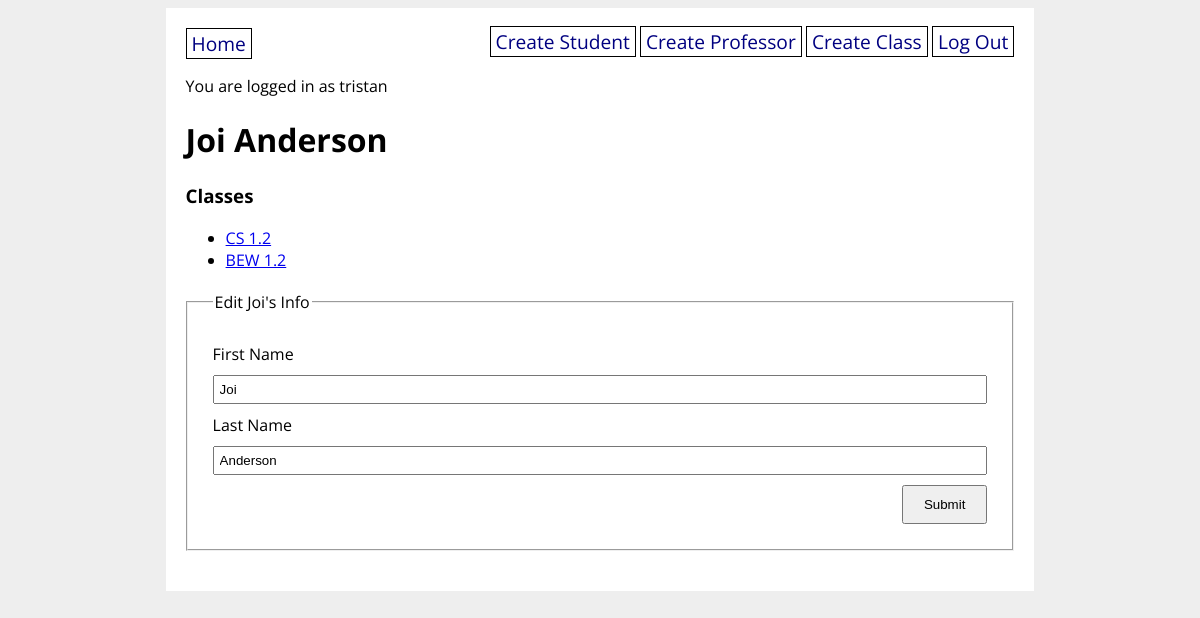
/professor/1 (signed in), run on the app's committed database.
### students_app/models.py (models this page shows, shortened)
class User(UserMixin, db.Model):
    id = db.Column(db.Integer, primary_key=True)
    username = db.Column(db.String(80), nullable=False, unique=True)
    password = db.Column(db.String(200), nullable=False)

class Professor(db.Model):
    id = db.Column(db.Integer, primary_key=True)
    first_name = db.Column(db.String(80), nullable=False)
    last_name = db.Column(db.String(80), nullable=False)
    classes = db.relationship('Class', back_populates='professor')

class Class(db.Model):
    id = db.Column(db.Integer, primary_key=True)
    title = db.Column(db.String(80), nullable=False)
    professor_id = db.Column(db.Integer, db.ForeignKey('professor.id'), nullable=False)
    professor = db.relationship('Professor', back_populates='classes')
    students = db.relationship('Student', secondary='student_class', back_populates='classes')
    def __repr__(self):
        return f'{self.title}'

### students_app/main/routes.py (the view)
@main.route('/professor/<professor_id>', methods=['GET', 'POST'])
@login_required
def professor_detail(professor_id):
    professor = Professor.query.get(professor_id)
    form = ProfessorForm(obj=professor)
    print(professor.classes)
    if form.validate_on_submit():
        professor.first_name = form.first_name.data
        professor.last_name = form.last_name.data
        db.session.commit()
        flash('New professor was updated successfully.')
        return redirect(url_for('main.professor_detail', professor_id=professor_id))
    return render_template('professor_detail.html', professor=professor, form=form)

### students_app/main/forms.py
class ProfessorForm(FlaskForm):
    first_name = StringField('First Name', validators=[DataRequired(), Length(min=3, max=80)])
    last_name = StringField('Last Name', validators=[DataRequired(), Length(min=3, max=80)])
    submit = SubmitField('Submit')

### students_app/__init__.py (called while the page is built)
@login_manager.user_loader
def load_user(user_id):
    return User.query.get(user_id)

### students_app/templates/professor_detail.html (shortened to what this page needs)
{% extends 'base.html' %} {% block content %}
<h1>{{ professor.first_name }} {{ professor.last_name }}</h1>
<h3>Classes</h3>
<ul>
  {% for class in professor.classes %}
  <li><a href="/class/{{ class.id }}">{{ class.title }}</a></li>
  {% endfor %}
</ul>
<form method="POST" action="{{ url_for('main.professor_detail', professor_id=professor.id) }}">
  <fieldset>
    <legend>Edit {{ form.first_name.data }}'s Info</legend>
    {{ form.first_name.label }}
    {{ form.first_name }}
    {{ form.last_name.label }}
    {{ form.last_name }}
    {{ form.submit }}
  </fieldset>
</form>
{% endblock %}

### students_app/templates/base.html (shortened to what this page needs)
<!DOCTYPE html>
<html>
  <head>
    <link rel="stylesheet" href="/static/style.css" />
  </head>
  <body>
    <div id="content">
      <nav>
        <a href="/">Home</a>
        <div>
          {% if current_user.is_authenticated %}
          <a href="/create_student">Create Student</a>
          <a href="/create_professor">Create Professor</a>
          <a href="/create_class">Create Class</a>
          <a href="/logout">Log Out</a>
          {% else %}
          <a href="/signup">Sign Up</a>
          <a href="/login">Log In</a>
          {% endif %}
        </div>
      </nav>
      {% if current_user.is_authenticated %}
      <p>You are logged in as {{ current_user.username }}</p>
      {% endif %}
      {% block content %}{% endblock %}
    </div>
  </body>
</html>

### students_app/static/style.css (style rules this page uses)
body { display: flex; flex-direction: column; align-items: center; background-color: #eee; font-family: 'Open Sans', sans-serif; }
#content { width: 70%; background-color: white; padding: 20px; }
nav { width: 100%; display: flex; flex-direction: row; justify-content: space-between; }
nav a { color: navy; text-decoration: none; border: 1px solid black; padding: 1px 5px; font-size: 1.2em; }
fieldset { display: flex; flex-direction: column; margin: 20px 0; padding: 20px; }
fieldset * { margin: 5px; }
fieldset input { padding: 5px; }
input[type=submit] { padding: 10px 20px; align-self: flex-end; }

### data on the page
User: username "tristan"
Professor: first_name "Joi", last_name "Anderson", first_name.data "Joi"
Class: title "CS 1.2"
Class: title "BEW 1.2"
